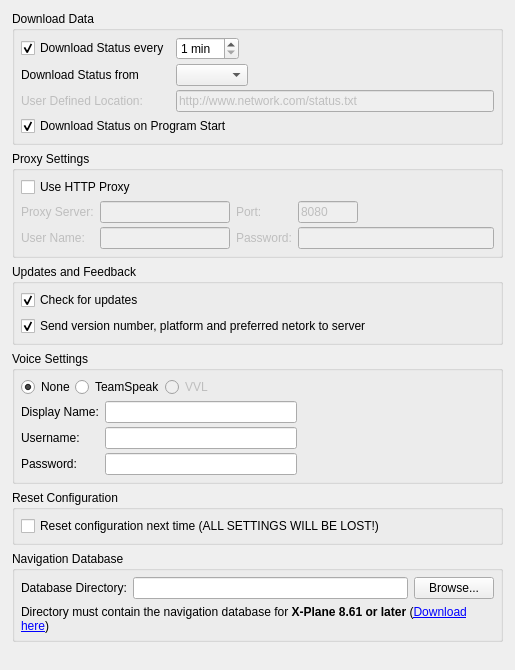
     <widget class="QWidget" name="downloadTab" >
      <attribute name="title" >
       <string>General</string>
      </attribute>
      <layout class="QVBoxLayout" >
       <property name="leftMargin" >
        <number>12</number>
       </property>
       <property name="rightMargin" >
        <number>12</number>
       </property>
       <property name="bottomMargin" >
        <number>12</number>
       </property>
       <item>
        <widget class="QGroupBox" name="groupBox" >
         <property name="title" >
          <string>Download Data</string>
         </property>
         <layout class="QGridLayout" >
          <property name="leftMargin" >
           <number>6</number>
          </property>
          <property name="topMargin" >
           <number>6</number>
          </property>
          <property name="rightMargin" >
           <number>6</number>
          </property>
          <property name="bottomMargin" >
           <number>6</number>
          </property>
          <property name="verticalSpacing" >
           <number>4</number>
          </property>
          <item row="0" column="1" >
           <widget class="QSpinBox" name="spinBoxDownloadInterval" >
            <property name="suffix" >
             <string> min</string>
            </property>
            <property name="minimum" >
             <number>1</number>
            </property>
           </widget>
          </item>
          <item row="1" column="0" >
           <widget class="QLabel" name="label_2" >
            <property name="text" >
             <string>Download Status from</string>
            </property>
            <property name="buddy" >
             <cstring>cbNetwork</cstring>
            </property>
           </widget>
          </item>
          <item row="1" column="1" colspan="2" >
           <widget class="QComboBox" name="cbNetwork" >
            <property name="currentIndex" >
             <number>-1</number>
            </property>
           </widget>
          </item>
          <item row="2" column="0" >
           <widget class="QLabel" name="lbluserDefinedLocation" >
            <property name="enabled" >
             <bool>false</bool>
            </property>
            <property name="text" >
             <string>User Defined Location:</string>
            </property>
            <property name="buddy" >
             <cstring>editUserDefinedLocation</cstring>
            </property>
           </widget>
          </item>
          <item row="2" column="1" colspan="3" >
           <widget class="QLineEdit" name="editUserDefinedLocation" >
            <property name="enabled" >
             <bool>false</bool>
            </property>
            <property name="text" >
             <string>http://www.network.com/status.txt</string>
            </property>
           </widget>
          </item>
          <item row="3" column="0" colspan="4" >
           <widget class="QCheckBox" name="cbDownloadOnStartup" >
            <property name="text" >
             <string>Download Status on Program Start</string>
            </property>
            <property name="checked" >
             <bool>true</bool>
            </property>
           </widget>
          </item>
          <item row="0" column="2" colspan="2" >
           <spacer>
            <property name="orientation" >
             <enum>Qt::Horizontal</enum>
            </property>
            <property name="sizeHint" >
             <size>
              <width>40</width>
              <height>20</height>
             </size>
            </property>
           </spacer>
          </item>
          <item row="0" column="0" >
           <widget class="QCheckBox" name="cbDownloadPeriodically" >
            <property name="text" >
             <string>Download Status every</string>
            </property>
            <property name="checked" >
             <bool>true</bool>
            </property>
           </widget>
          </item>
          <item row="1" column="3" >
           <spacer>
            <property name="orientation" >
             <enum>Qt::Horizontal</enum>
            </property>
            <property name="sizeHint" >
             <size>
              <width>40</width>
              <height>20</height>
             </size>
            </property>
           </spacer>
          </item>
         </layout>
        </widget>
       </item>
       <item>
        <widget class="QGroupBox" name="groupBox_2" >
         <property name="title" >
          <string>Proxy Settings</string>
         </property>
         <layout class="QGridLayout" >
          <property name="leftMargin" >
           <number>6</number>
          </property>
          <property name="topMargin" >
           <number>6</number>
          </property>
          <property name="rightMargin" >
           <number>6</number>
          </property>
          <property name="bottomMargin" >
           <number>6</number>
          </property>
          <property name="verticalSpacing" >
           <number>4</number>
          </property>
          <item row="0" column="0" colspan="5" >
           <widget class="QCheckBox" name="cbUseProxy" >
            <property name="text" >
             <string>Use HTTP Proxy</string>
            </property>
           </widget>
          </item>
          <item row="1" column="0" >
           <widget class="QLabel" name="lblProxyServer" >
            <property name="enabled" >
             <bool>false</bool>
            </property>
            <property name="text" >
             <string>Proxy Server:</string>
            </property>
            <property name="buddy" >
             <cstring>editProxyServer</cstring>
            </property>
           </widget>
          </item>
          <item row="1" column="1" >
           <widget class="QLineEdit" name="editProxyServer" >
            <property name="enabled" >
             <bool>false</bool>
            </property>
           </widget>
          </item>
          <item row="1" column="2" >
           <widget class="QLabel" name="lblProxyPort" >
            <property name="enabled" >
             <bool>false</bool>
            </property>
            <property name="text" >
             <string>Port:</string>
            </property>
            <property name="buddy" >
             <cstring>editProxyPort</cstring>
            </property>
           </widget>
          </item>
          <item row="1" column="3" >
           <widget class="QLineEdit" name="editProxyPort" >
            <property name="enabled" >
             <bool>false</bool>
            </property>
            <property name="maximumSize" >
             <size>
              <width>60</width>
              <height>16777215</height>
             </size>
            </property>
            <property name="inputMask" >
             <string>00000; </string>
            </property>
            <property name="text" >
             <string>8080</string>
            </property>
           </widget>
          </item>
          <item row="2" column="0" >
           <widget class="QLabel" name="lblProxyUser" >
            <property name="enabled" >
             <bool>false</bool>
            </property>
            <property name="text" >
             <string>User Name:</string>
            </property>
            <property name="margin" >
             <number>1</number>
            </property>
            <property name="buddy" >
             <cstring>editProxyUser</cstring>
            </property>
           </widget>
          </item>
          <item row="2" column="1" >
           <widget class="QLineEdit" name="editProxyUser" >
            <property name="enabled" >
             <bool>false</bool>
            </property>
           </widget>
          </item>
          <item row="2" column="2" >
           <widget class="QLabel" name="lblProxyPassword" >
            <property name="enabled" >
             <bool>false</bool>
            </property>
            <property name="text" >
             <string>Password:</string>
            </property>
            <property name="buddy" >
             <cstring>editProxyPassword</cstring>
            </property>
           </widget>
          </item>
          <item row="2" column="3" colspan="2" >
           <widget class="QLineEdit" name="editProxyPassword" >
            <property name="enabled" >
             <bool>false</bool>
            </property>
            <property name="echoMode" >
             <enum>QLineEdit::Password</enum>
            </property>
           </widget>
          </item>
          <item row="1" column="4" >
           <spacer>
            <property name="orientation" >
             <enum>Qt::Horizontal</enum>
            </property>
            <property name="sizeHint" >
             <size>
              <width>40</width>
              <height>20</height>
             </size>
            </property>
           </spacer>
          </item>
         </layout>
        </widget>
       </item>
       <item>
        <widget class="QGroupBox" name="groupBox_5" >
         <property name="title" >
          <string>Updates and Feedback</string>
         </property>
         <layout class="QVBoxLayout" >
          <property name="leftMargin" >
           <number>6</number>
          </property>
          <property name="topMargin" >
           <number>6</number>
          </property>
          <property name="rightMargin" >
           <number>6</number>
          </property>
          <property name="bottomMargin" >
           <number>6</number>
          </property>
          <item>
           <widget class="QCheckBox" name="cbCheckForUpdates" >
            <property name="enabled" >
             <bool>true</bool>
            </property>
            <property name="text" >
             <string>Check for updates</string>
            </property>
            <property name="checked" >
             <bool>true</bool>
            </property>
           </widget>
          </item>
          <item>
           <widget class="QCheckBox" name="cbSendVersionInfo" >
            <property name="enabled" >
             <bool>true</bool>
            </property>
            <property name="text" >
             <string>Send version number, platform and preferred netork to server</string>
            </property>
            <property name="checked" >
             <bool>true</bool>
            </property>
           </widget>
          </item>
         </layout>
        </widget>
       </item>
       <item>
        <widget class="QGroupBox" name="groupBox_9" >
         <property name="title" >
          <string>Voice Settings</string>
         </property>
         <layout class="QGridLayout" >
          <property name="leftMargin" >
           <number>6</number>
          </property>
          <property name="topMargin" >
           <number>6</number>
          </property>
          <property name="rightMargin" >
           <number>6</number>
          </property>
          <property name="bottomMargin" >
           <number>6</number>
          </property>
          <property name="verticalSpacing" >
           <number>4</number>
          </property>
          <item row="0" column="0" colspan="3" >
           <layout class="QHBoxLayout" >
            <item>
             <widget class="QRadioButton" name="rbNone" >
              <property name="text" >
               <string>None</string>
              </property>
              <property name="checked" >
               <bool>true</bool>
              </property>
             </widget>
            </item>
            <item>
             <widget class="QRadioButton" name="rbTeamSpeak" >
              <property name="text" >
               <string>TeamSpeak</string>
              </property>
              <property name="checked" >
               <bool>false</bool>
              </property>
             </widget>
            </item>
            <item>
             <widget class="QRadioButton" name="rbVRC" >
              <property name="enabled" >
               <bool>false</bool>
              </property>
              <property name="text" >
               <string>VVL</string>
              </property>
             </widget>
            </item>
            <item>
             <spacer>
              <property name="orientation" >
               <enum>Qt::Horizontal</enum>
              </property>
              <property name="sizeHint" >
               <size>
                <width>40</width>
                <height>20</height>
               </size>
              </property>
             </spacer>
            </item>
           </layout>
          </item>
          <item row="1" column="0" >
           <widget class="QLabel" name="label_44" >
            <property name="text" >
             <string>Display Name:</string>
            </property>
            <property name="buddy" >
             <cstring>editVoiceCallsign</cstring>
            </property>
           </widget>
          </item>
          <item row="1" column="1" >
           <widget class="QLineEdit" name="editVoiceCallsign" />
          </item>
          <item row="2" column="0" >
           <widget class="QLabel" name="label_45" >
            <property name="text" >
             <string>Username:</string>
            </property>
            <property name="buddy" >
             <cstring>editVoiceUser</cstring>
            </property>
           </widget>
          </item>
          <item row="2" column="1" >
           <widget class="QLineEdit" name="editVoiceUser" />
          </item>
          <item row="3" column="0" >
           <widget class="QLabel" name="label_46" >
            <property name="text" >
             <string>Password:</string>
            </property>
            <property name="buddy" >
             <cstring>editVoicePassword</cstring>
            </property>
           </widget>
          </item>
          <item row="3" column="1" >
           <widget class="QLineEdit" name="editVoicePassword" >
            <property name="echoMode" >
             <enum>QLineEdit::Password</enum>
            </property>
           </widget>
          </item>
          <item row="2" column="2" >
           <spacer>
            <property name="orientation" >
             <enum>Qt::Horizontal</enum>
            </property>
            <property name="sizeHint" >
             <size>
              <width>40</width>
              <height>20</height>
             </size>
            </property>
           </spacer>
          </item>
          <item row="1" column="2" >
           <spacer>
            <property name="orientation" >
             <enum>Qt::Horizontal</enum>
            </property>
            <property name="sizeHint" >
             <size>
              <width>40</width>
              <height>20</height>
             </size>
            </property>
           </spacer>
          </item>
          <item row="3" column="2" >
           <spacer>
            <property name="orientation" >
             <enum>Qt::Horizontal</enum>
            </property>
            <property name="sizeHint" >
             <size>
              <width>40</width>
              <height>20</height>
             </size>
            </property>
           </spacer>
          </item>
         </layout>
        </widget>
       </item>
       <item>
        <widget class="QGroupBox" name="groupBox_8" >
         <property name="title" >
          <string>Reset Configuration</string>
         </property>
         <layout class="QVBoxLayout" >
          <property name="leftMargin" >
           <number>6</number>
          </property>
          <property name="topMargin" >
           <number>6</number>
          </property>
          <property name="rightMargin" >
           <number>6</number>
          </property>
          <property name="bottomMargin" >
           <number>6</number>
          </property>
          <item>
           <widget class="QCheckBox" name="cbResetConfiguration" >
            <property name="text" >
             <string>Reset configuration next time (ALL SETTINGS WILL BE LOST!)</string>
            </property>
           </widget>
          </item>
         </layout>
        </widget>
       </item>
       <item>
        <widget class="QGroupBox" name="groupBoxDatabase" >
         <property name="title" >
          <string>Navigation Database</string>
         </property>
         <layout class="QVBoxLayout" >
          <property name="spacing" >
           <number>6</number>
          </property>
          <property name="leftMargin" >
           <number>6</number>
          </property>
          <property name="topMargin" >
           <number>6</number>
          </property>
          <property name="rightMargin" >
           <number>6</number>
          </property>
          <property name="bottomMargin" >
           <number>6</number>
          </property>
          <item>
           <layout class="QHBoxLayout" >
            <item>
             <widget class="QLabel" name="label_4" >
              <property name="text" >
               <string>Database Directory:</string>
              </property>
              <property name="buddy" >
               <cstring>editNavdir</cstring>
              </property>
             </widget>
            </item>
            <item>
             <widget class="QLineEdit" name="editNavdir" />
            </item>
            <item>
             <widget class="QPushButton" name="browseNavdirButton" >
              <property name="text" >
               <string>Browse...</string>
              </property>
             </widget>
            </item>
           </layout>
          </item>
          <item>
           <widget class="QLabel" name="label_5" >
            <property name="text" >
             <string>Directory must contain the navigation database for &lt;strong>X-Plane 8.61 or later&lt;/strong> (&lt;a href="http://x-plane.org/home/robinp/#GetData">Download here&lt;/a>)</string>
            </property>
            <property name="wordWrap" >
             <bool>true</bool>
            </property>
            <property name="openExternalLinks" >
             <bool>true</bool>
            </property>
           </widget>
          </item>
         </layout>
        </widget>
       </item>
       <item>
        <spacer>
         <property name="orientation" >
          <enum>Qt::Vertical</enum>
         </property>
         <property name="sizeHint" >
          <size>
           <width>491</width>
           <height>16</height>
          </size>
         </property>
        </spacer>
       </item>
      </layout>
     </widget>
